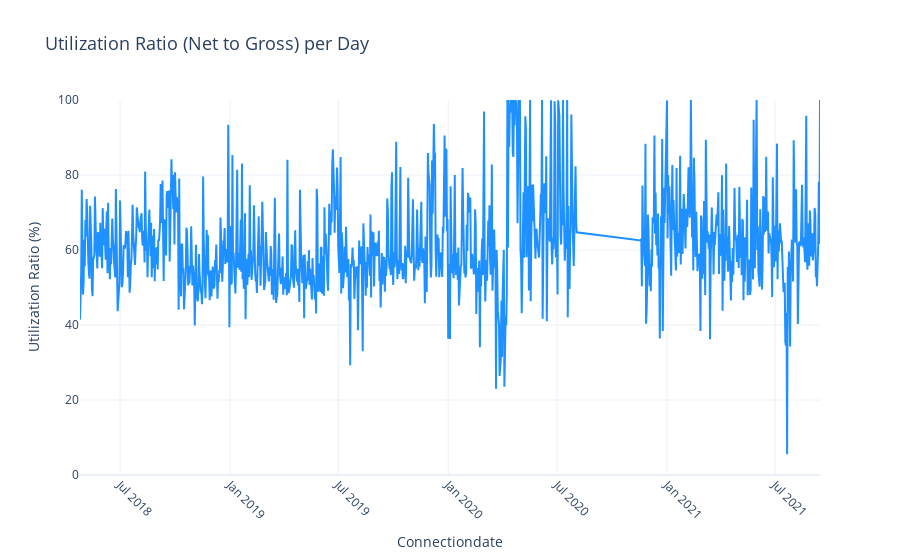
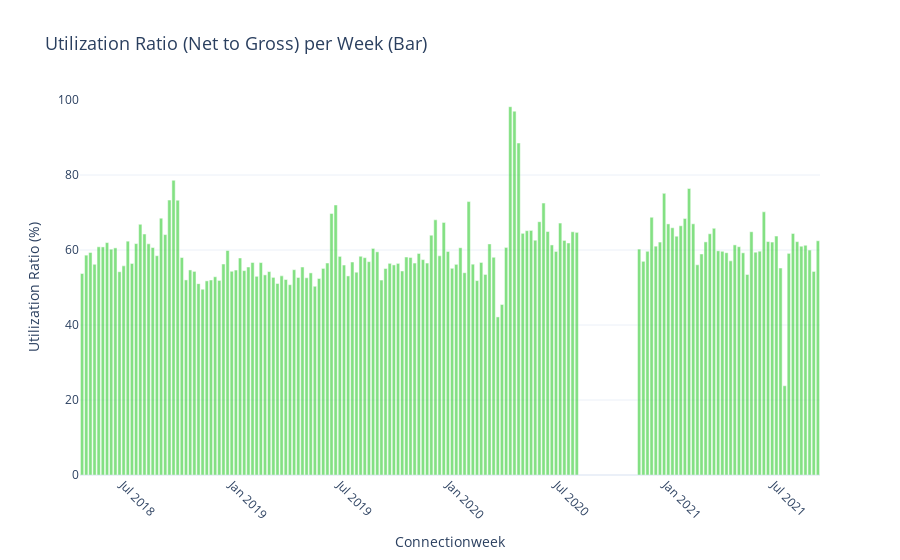

The cell these charts' notebook holds for them, in order:
### Code cell
# Convert durations to hours and add time-based columns
charging_set['connectionDuration_hours'] = charging_set['connectionDuration'] / 3600
charging_set['chargingDuration_hours'] = charging_set['chargingDuration'] / 3600
charging_set['connectionDate'] = charging_set['connectionTime'].dt.date
charging_set['connectionWeek'] = charging_set['connectionTime'].dt.to_period('W').dt.start_time

def calculate_utilization(data, period_column):
    """Aggregate connection/charging times and compute utilization ratio."""
    utilization = data.groupby(period_column).agg(
        TotalConnectionTime=('connectionDuration_hours', 'sum'),
        TotalChargingTime=('chargingDuration_hours', 'sum')
    ).reset_index()
    utilization['UtilizationRatio'] = (utilization['TotalChargingTime'] / utilization['TotalConnectionTime']) * 100
    return utilization

def plot_utilization(data, period, chart_type, title, color):
    """Reusable function for plotting utilization ratio."""
    fig = go.Figure()
    trace = (
        go.Scatter(x=data[period], y=data['UtilizationRatio'], mode='lines', line=dict(color=color, width=2))
        if chart_type == 'line'
        else go.Bar(x=data[period], y=data['UtilizationRatio'], marker=dict(color=color, opacity=0.6))
    )
    fig.add_trace(trace)
    fig.update_layout(
        title=title,
        title_font_size=18,
        xaxis=dict(title=period.capitalize(), tickangle=45),
        yaxis=dict(title='Utilization Ratio (%)', range=[0, 100]),
        template="plotly_white"
    )
    fig.show()

# Calculate and plot utilization
plot_utilization(
    calculate_utilization(charging_set, 'connectionDate'),
    'connectionDate', 'line', 'Utilization Ratio (Net to Gross) per Day', '#1E90FF'
)
plot_utilization(
    calculate_utilization(charging_set, 'connectionWeek'),
    'connectionWeek', 'bar', 'Utilization Ratio (Net to Gross) per Week (Bar)', '#32CD32'
)

### Figure 1 — Plotly figure (JSON) as saved in the notebook; plotly's stock layout.template omitted (floating-point values rounded to 4 significant figures; data arrays with more than 128 entries replaced by an {"elided": "..."} marker saying what was removed)
{"data": [{"line": {"color": "#1E90FF", "width": 2}, "mode": "lines", "type": "scatter", "x": {"elided": "1125 str values"}, "y": {"elided": "1125 float values"}}], "layout": {"title": {"font": {"size": 18}, "text": "Utilization Ratio (Net to Gross) per Day"}, "xaxis": {"tickangle": 45, "title": {"text": "Connectiondate"}}, "yaxis": {"range": [0, 100], "title": {"text": "Utilization Ratio (%)"}}}}

### Figure 2 — Plotly figure (JSON) as saved in the notebook; plotly's stock layout.template omitted (floating-point values rounded to 4 significant figures; data arrays with more than 128 entries replaced by an {"elided": "..."} marker saying what was removed)
{"data": [{"marker": {"color": "#32CD32", "opacity": 0.6}, "type": "bar", "x": {"elided": "164 str values"}, "y": {"elided": "164 float values"}}], "layout": {"title": {"font": {"size": 18}, "text": "Utilization Ratio (Net to Gross) per Week (Bar)"}, "xaxis": {"tickangle": 45, "title": {"text": "Connectionweek"}}, "yaxis": {"range": [0, 100], "title": {"text": "Utilization Ratio (%)"}}}}
